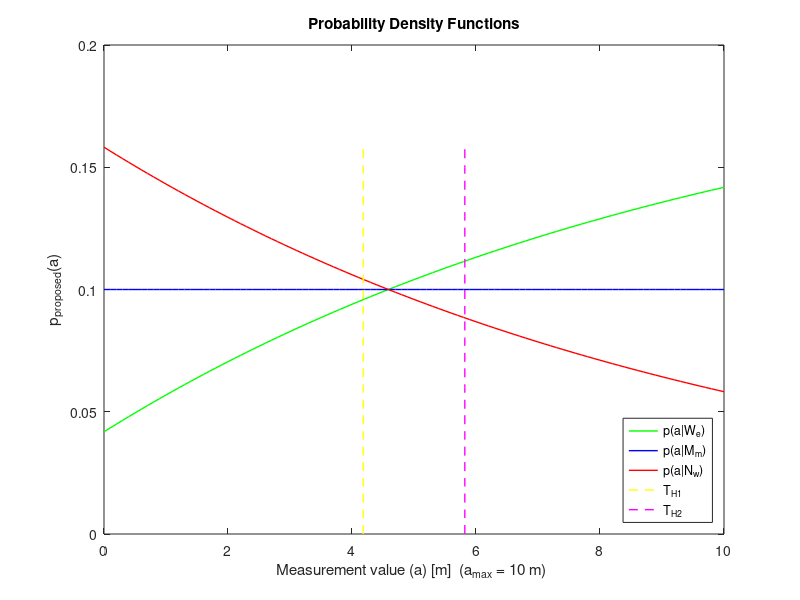
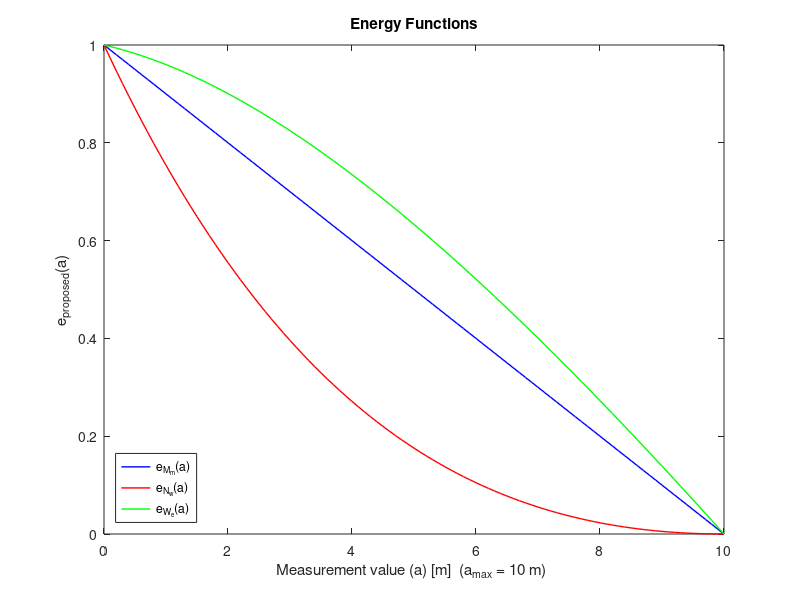

The MATLAB source for these figures, in order:
% produced by Ozan Vahit Altınpınar (altinpinaro@itu.edu.tr) (2025)
% Matlab script Energy_functions.m
% Description: This script generates the graphs of the energy functions and probability density functions used for determining Similar Energy Regions.

clc;
clear all;

amax = 10;
a=0:0.1:amax;
N = length(a);
e = exp(1);
fun = @(x) x.*((1/(amax*(exp(1)-1)))).*(exp(1-x/amax));
T_H1 =  integral(fun,0,amax)

fun = @(x) ((1/((e-1)*amax))*(1-exp(1-x/amax)) + (2*e-3)/((e-1)*amax)).*x;
T_H2 =  integral(fun,0,amax)

p_Nw = ((1/(amax*(exp(1)-1)))).*(exp(1-a/amax)); % probability density function for the narrow region
p_Mm(1:N) = 1/amax; % probability density function for the medium region
p_We = ((1/(amax*(exp(1)-1)))).*(1-(exp(1-(a)/amax)))+(2*e-3)/((e-1)*amax); % probability density function for the wide region

A_max = [max(p_Nw) max(p_Mm) max(p_We)];
p_max = max(A_max)+0.01;

t = 0:0.01:p_max;
M = length(t);
f_TH1(1:M) = T_H1;
f_TH2(1:M) = T_H2;


figure(1)
plot(a,p_We,'g','Linewidth',1)
hold on
plot(a,p_Mm,'b','Linewidth',1)
hold on
plot(a,p_Nw,'r','Linewidth',1)
hold on
plot(f_TH1,t,'y--','Linewidth',1)
hold on
plot(f_TH2,t,'m--','Linewidth',1)
hold on
xlabel("Measurement value (a) [m]  (a_{max} = 10 m) ")
ylabel("p_{proposed}(a)")
title("Probability Density Functions")
legend({'p(a|W_{e})','p(a|M_{m})','p(a|N_{w})','T_{H1}','T_{H2}'},'Location','southeast')

e_Nw = (1- (a/amax).*exp(1-a/amax)); % Energy function for the narrow region
e_Mm = (1-(a/amax)); % Energy function for the medium region
e_We = (1 - ((a/((2*e-3)*amax)).*(1-exp(1-a/amax)) + a./amax)); % Energy function for the wide region


figure(2)
plot(a,e_Mm,'b','Linewidth',1)
hold on
plot(a,e_Nw,'r','Linewidth',1)
hold on
plot(a,e_We,'g','Linewidth',1)

xlabel("Measurement value (a) [m]  (a_{max} = 10 m) ")
ylabel("e_{proposed}(a)")
title("Energy Functions")
legend({'e_{M_{m}}(a)','e_{N_{w}}(a)','e_{W_{e}}(a)'},'Location','southwest')
